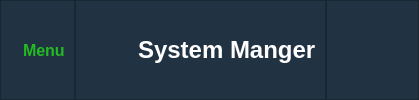
     <widget class="QFrame" name="header">
      <property name="sizePolicy">
       <sizepolicy hsizetype="Preferred" vsizetype="Minimum">
        <horstretch>0</horstretch>
        <verstretch>0</verstretch>
       </sizepolicy>
      </property>
      <property name="lineWidth">
       <number>0</number>
      </property>
      <layout class="QHBoxLayout" name="horizontalLayout_2">
       <property name="spacing">
        <number>0</number>
       </property>
       <property name="leftMargin">
        <number>0</number>
       </property>
       <property name="topMargin">
        <number>0</number>
       </property>
       <property name="rightMargin">
        <number>0</number>
       </property>
       <property name="bottomMargin">
        <number>0</number>
       </property>
       <item>
        <widget class="QFrame" name="frame">
         <property name="styleSheet">
          <string notr="true">background-color:#213242</string>
         </property>
         <property name="frameShape">
          <enum>QFrame::StyledPanel</enum>
         </property>
         <property name="frameShadow">
          <enum>QFrame::Raised</enum>
         </property>
         <layout class="QHBoxLayout" name="horizontalLayout">
          <item>
           <widget class="QLabel" name="menuicon_4">
            <property name="maximumSize">
             <size>
              <width>30</width>
              <height>16777215</height>
             </size>
            </property>
            <property name="text">
             <string/>
            </property>
            <property name="pixmap">
             <pixmap resource="Icons/icons.qrc">:/theIcons/icons8-menu-rounded-30.png</pixmap>
            </property>
           </widget>
          </item>
          <item>
           <widget class="QLabel" name="label_8">
            <property name="font">
             <font>
              <pointsize>12</pointsize>
              <weight>75</weight>
              <bold>true</bold>
             </font>
            </property>
            <property name="styleSheet">
             <string notr="true">color:#2b2</string>
            </property>
            <property name="text">
             <string>Menu</string>
            </property>
           </widget>
          </item>
         </layout>
        </widget>
       </item>
       <item>
        <widget class="QFrame" name="frame_3">
         <property name="styleSheet">
          <string notr="true">background-color:#213242</string>
         </property>
         <property name="frameShape">
          <enum>QFrame::StyledPanel</enum>
         </property>
         <property name="frameShadow">
          <enum>QFrame::Raised</enum>
         </property>
         <layout class="QHBoxLayout" name="horizontalLayout_3">
          <item>
           <spacer name="horizontalSpacer_2">
            <property name="orientation">
             <enum>Qt::Horizontal</enum>
            </property>
            <property name="sizeType">
             <enum>QSizePolicy::MinimumExpanding</enum>
            </property>
            <property name="sizeHint" stdset="0">
             <size>
              <width>40</width>
              <height>20</height>
             </size>
            </property>
           </spacer>
          </item>
          <item>
           <widget class="QLabel" name="label_2">
            <property name="text">
             <string/>
            </property>
            <property name="pixmap">
             <pixmap resource="Icons/icons.qrc">:/theIcons/icons8-badger-50.png</pixmap>
            </property>
           </widget>
          </item>
          <item>
           <widget class="QLabel" name="label">
            <property name="font">
             <font>
              <pointsize>18</pointsize>
              <weight>75</weight>
              <bold>true</bold>
              <strikeout>false</strikeout>
             </font>
            </property>
            <property name="styleSheet">
             <string notr="true">color:white</string>
            </property>
            <property name="text">
             <string>System Manger</string>
            </property>
           </widget>
          </item>
         </layout>
        </widget>
       </item>
       <item>
        <widget class="QFrame" name="frame_2">
         <property name="styleSheet">
          <string notr="true">background-color:#213242</string>
         </property>
         <property name="frameShape">
          <enum>QFrame::StyledPanel</enum>
         </property>
         <property name="frameShadow">
          <enum>QFrame::Raised</enum>
         </property>
         <layout class="QHBoxLayout" name="horizontalLayout_4">
          <item>
           <spacer name="horizontalSpacer">
            <property name="orientation">
             <enum>Qt::Horizontal</enum>
            </property>
            <property name="sizeType">
             <enum>QSizePolicy::MinimumExpanding</enum>
            </property>
            <property name="sizeHint" stdset="0">
             <size>
              <width>40</width>
              <height>20</height>
             </size>
            </property>
           </spacer>
          </item>
          <item>
           <widget class="QLabel" name="label_4">
            <property name="maximumSize">
             <size>
              <width>25</width>
              <height>16777215</height>
             </size>
            </property>
            <property name="text">
             <string/>
            </property>
            <property name="pixmap">
             <pixmap resource="Icons/icons.qrc">:/theIcons/icons8-minimize-20.png</pixmap>
            </property>
           </widget>
          </item>
          <item>
           <widget class="QLabel" name="label_5">
            <property name="maximumSize">
             <size>
              <width>25</width>
              <height>16777215</height>
             </size>
            </property>
            <property name="text">
             <string/>
            </property>
            <property name="pixmap">
             <pixmap resource="Icons/icons.qrc">:/theIcons/icons8-maximize-20.png</pixmap>
            </property>
           </widget>
          </item>
          <item>
           <widget class="QLabel" name="label_3">
            <property name="maximumSize">
             <size>
              <width>25</width>
              <height>16777215</height>
             </size>
            </property>
            <property name="text">
             <string/>
            </property>
            <property name="pixmap">
             <pixmap resource="Icons/icons.qrc">:/theIcons/icons8-close-window-20.png</pixmap>
            </property>
           </widget>
          </item>
         </layout>
        </widget>
       </item>
      </layout>
     </widget>
